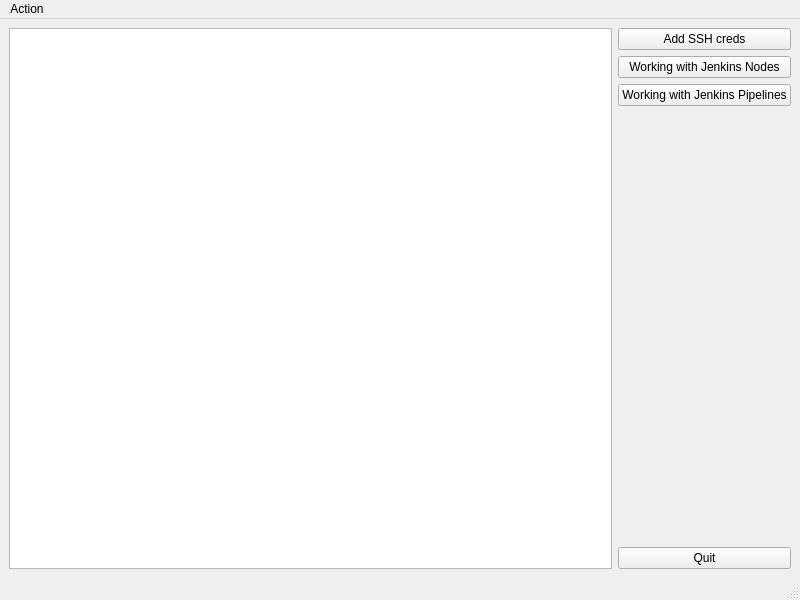
<?xml version="1.0" encoding="UTF-8"?>
<ui version="4.0">
 <class>MainWindow</class>
 <widget class="QMainWindow" name="MainWindow">
  <property name="geometry">
   <rect>
    <x>0</x>
    <y>0</y>
    <width>800</width>
    <height>600</height>
   </rect>
  </property>
  <property name="windowTitle">
   <string>MainWindow</string>
  </property>
  <widget class="QWidget" name="centralwidget">
   <layout class="QGridLayout" name="gridLayout">
    <item row="2" column="1">
     <widget class="QPushButton" name="pipelinesPushButton">
      <property name="text">
       <string>Working with Jenkins Pipelines</string>
      </property>
     </widget>
    </item>
    <item row="4" column="1">
     <widget class="QPushButton" name="quitPushButton">
      <property name="text">
       <string>Quit</string>
      </property>
     </widget>
    </item>
    <item row="0" column="0" rowspan="5">
     <widget class="QTextEdit" name="textEdit"/>
    </item>
    <item row="1" column="1">
     <widget class="QPushButton" name="nodesPushButton">
      <property name="text">
       <string>Working with Jenkins Nodes</string>
      </property>
     </widget>
    </item>
    <item row="0" column="1">
     <widget class="QPushButton" name="sshCredsPushButton">
      <property name="text">
       <string>Add SSH creds</string>
      </property>
     </widget>
    </item>
    <item row="3" column="1">
     <spacer name="verticalSpacer">
      <property name="orientation">
       <enum>Qt::Orientation::Vertical</enum>
      </property>
      <property name="sizeHint" stdset="0">
       <size>
        <width>20</width>
        <height>40</height>
       </size>
      </property>
     </spacer>
    </item>
   </layout>
  </widget>
  <widget class="QMenuBar" name="menubar">
   <property name="geometry">
    <rect>
     <x>0</x>
     <y>0</y>
     <width>800</width>
     <height>30</height>
    </rect>
   </property>
   <widget class="QMenu" name="menuAction">
    <property name="title">
     <string>Action</string>
    </property>
    <addaction name="actionSSH_creds_wrangling"/>
    <addaction name="actionWorking_with_Jenkins_Nodes"/>
    <addaction name="actionWorking_with_Jenkins_Pipelines"/>
    <addaction name="separator"/>
    <addaction name="actionQuit"/>
   </widget>
   <addaction name="menuAction"/>
  </widget>
  <widget class="QStatusBar" name="statusbar"/>
  <action name="actionSSH_creds_wrangling">
   <property name="text">
    <string>Add SSH creds</string>
   </property>
  </action>
  <action name="actionWorking_with_Jenkins_Nodes">
   <property name="text">
    <string>Working with Jenkins Nodes</string>
   </property>
  </action>
  <action name="actionWorking_with_Jenkins_Pipelines">
   <property name="text">
    <string>Working with Jenkins Pipelines</string>
   </property>
  </action>
  <action name="actionQuit">
   <property name="text">
    <string>Quit</string>
   </property>
  </action>
 </widget>
 <resources/>
 <connections/>
</ui>
